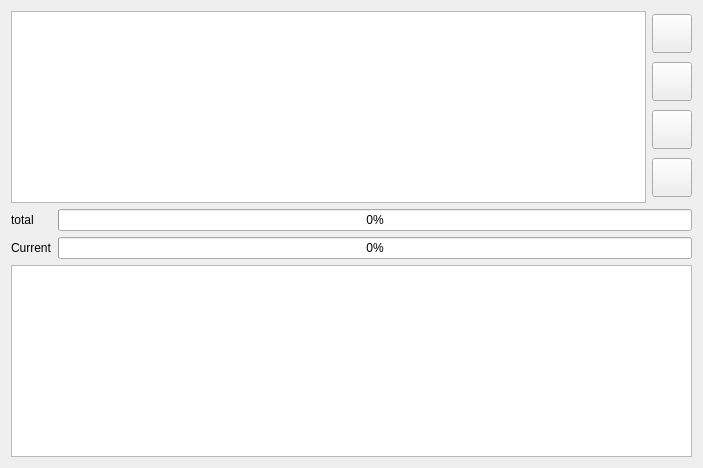
<?xml version="1.0" encoding="UTF-8"?>
<ui version="4.0">
 <class>ComponentsDialog</class>
 <widget class="QDialog" name="ComponentsDialog">
  <property name="geometry">
   <rect>
    <x>0</x>
    <y>0</y>
    <width>703</width>
    <height>468</height>
   </rect>
  </property>
  <property name="windowTitle">
   <string>Dialog</string>
  </property>
  <layout class="QVBoxLayout" name="verticalLayout_2">
   <item>
    <layout class="QHBoxLayout" name="horizontalLayout">
     <item>
      <widget class="QListView" name="urlList">
       <property name="sizePolicy">
        <sizepolicy hsizetype="Expanding" vsizetype="Preferred">
         <horstretch>0</horstretch>
         <verstretch>0</verstretch>
        </sizepolicy>
       </property>
      </widget>
     </item>
     <item>
      <layout class="QVBoxLayout" name="verticalLayout">
       <item>
        <widget class="QToolButton" name="buttonAddUrl">
         <property name="icon">
          <iconset resource="../resources/resources.qrc">
           <normaloff>:/images/actions/list-add.svg</normaloff>:/images/actions/list-add.svg</iconset>
         </property>
         <property name="iconSize">
          <size>
           <width>32</width>
           <height>32</height>
          </size>
         </property>
        </widget>
       </item>
       <item>
        <widget class="QToolButton" name="buttonDelUrl">
         <property name="icon">
          <iconset resource="../resources/resources.qrc">
           <normaloff>:/images/actions/list-remove.svg</normaloff>:/images/actions/list-remove.svg</iconset>
         </property>
         <property name="iconSize">
          <size>
           <width>32</width>
           <height>32</height>
          </size>
         </property>
        </widget>
       </item>
       <item>
        <spacer name="verticalSpacer">
         <property name="orientation">
          <enum>Qt::Vertical</enum>
         </property>
         <property name="sizeType">
          <enum>QSizePolicy::Preferred</enum>
         </property>
         <property name="sizeHint" stdset="0">
          <size>
           <width>20</width>
           <height>0</height>
          </size>
         </property>
        </spacer>
       </item>
       <item>
        <widget class="QToolButton" name="buttonUpdateRepos">
         <property name="icon">
          <iconset resource="../resources/resources.qrc">
           <normaloff>:/images/actions/view-refresh.svg</normaloff>:/images/actions/view-refresh.svg</iconset>
         </property>
         <property name="iconSize">
          <size>
           <width>32</width>
           <height>32</height>
          </size>
         </property>
        </widget>
       </item>
       <item>
        <widget class="QToolButton" name="buttonDownloadAll">
         <property name="icon">
          <iconset resource="../resources/resources.qrc">
           <normaloff>:/images/edit-download.svg</normaloff>:/images/edit-download.svg</iconset>
         </property>
         <property name="iconSize">
          <size>
           <width>32</width>
           <height>32</height>
          </size>
         </property>
        </widget>
       </item>
      </layout>
     </item>
    </layout>
   </item>
   <item>
    <layout class="QGridLayout" name="gridLayout">
     <item row="1" column="0" colspan="2">
      <widget class="QLabel" name="label_2">
       <property name="text">
        <string>Current</string>
       </property>
      </widget>
     </item>
     <item row="1" column="2">
      <widget class="QProgressBar" name="progressItem">
       <property name="value">
        <number>0</number>
       </property>
      </widget>
     </item>
     <item row="0" column="2">
      <widget class="QProgressBar" name="progressTotal">
       <property name="value">
        <number>0</number>
       </property>
      </widget>
     </item>
     <item row="0" column="0" colspan="2">
      <widget class="QLabel" name="label">
       <property name="text">
        <string>total</string>
       </property>
      </widget>
     </item>
    </layout>
   </item>
   <item>
    <widget class="QListWidget" name="templateList">
     <property name="sizePolicy">
      <sizepolicy hsizetype="Expanding" vsizetype="MinimumExpanding">
       <horstretch>0</horstretch>
       <verstretch>0</verstretch>
      </sizepolicy>
     </property>
    </widget>
   </item>
  </layout>
 </widget>
 <resources>
  <include location="../resources/resources.qrc"/>
 </resources>
 <connections/>
</ui>
